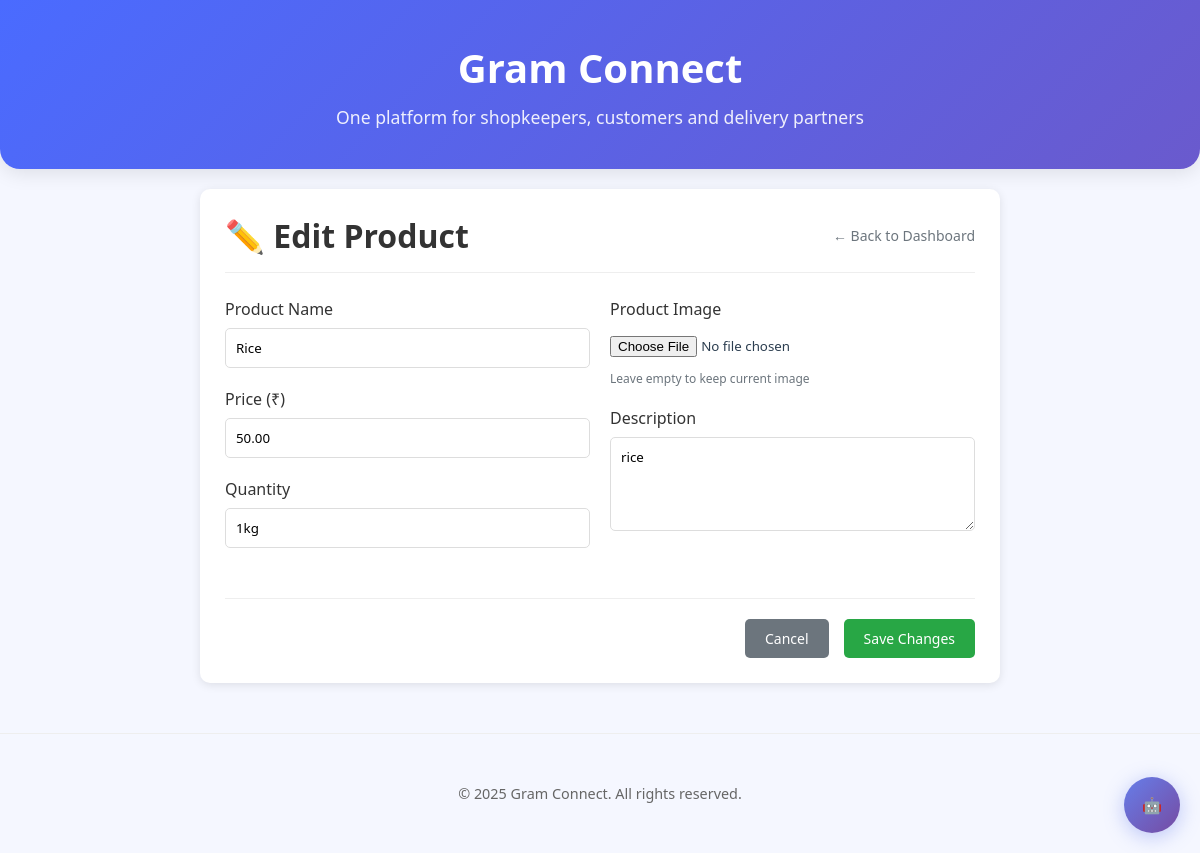
/shopkeeper/product/edit/16/ (signed in), run on the app's committed database.
### members/models.py (models this page shows, shortened)
class Product(models.Model):
    shopkeeper = models.ForeignKey(Shopkeeper, on_delete=models.CASCADE)
    name = models.CharField(max_length=100)
    image = models.ImageField(upload_to='product_images/', blank=True, null=True)
    price = models.DecimalField(max_digits=10, decimal_places=2)
    quantity = models.CharField(max_length=50)
    description = models.TextField()

### members/views.py (the view, shortened to what this page needs)
# urls.py: path('shopkeeper/product/edit/<int:product_id>/', views.edit_product, name='edit_product'),
def edit_product(request, product_id):
    if 'shopkeeper_id' not in request.session or request.session.get('user_type') != 'shopkeeper':
        messages.error(request, 'Please login as shopkeeper to edit products.')
        return redirect('shopkeeper_login')
    shopkeeper_id = request.session['shopkeeper_id']
    shopkeeper = Shopkeeper.objects.get(id=shopkeeper_id)
    product = get_object_or_404(Product, id=product_id, shopkeeper=shopkeeper)
    return render(request, 'shopkeeper/edit_product.html', {'product': product})

### templates/shopkeeper/edit_product.html (shortened to what this page needs)
{% extends "base.html" %}
{% block content %}
<div style="max-width: 800px; margin: 20px auto; background: white; padding: 25px; border-radius: 10px; box-shadow: 0 2px 10px rgba(0,0,0,0.1);">
    <div style="display: flex; justify-content: space-between; align-items: center; margin-bottom: 25px; border-bottom: 1px solid #eee; padding-bottom: 15px;">
        <h1 style="color: #333; margin: 0;">✏️ Edit Product</h1>
        <a href="{% url 'shopkeeper_dashboard' %}" style="color: #6c757d; text-decoration: none; font-size: 14px;">← Back to Dashboard</a>
    </div>
    <form method="post" enctype="multipart/form-data" style="display: grid; grid-template-columns: 1fr 1fr; gap: 20px;">
        <div>
            <div style="margin-bottom: 20px;">
                <label style="display: block; margin-bottom: 8px; color: #333; font-weight: 500;">Product Name</label>
                <input type="text" name="name" value="{{ product.name }}" required
                       style="width: 100%; padding: 10px; border: 1px solid #ddd; border-radius: 5px;">
            </div>
            <div style="margin-bottom: 20px;">
                <label style="display: block; margin-bottom: 8px; color: #333; font-weight: 500;">Price (₹)</label>
                <input type="number" name="price" value="{{ product.price }}" min="0.01" step="0.01" required
                       style="width: 100%; padding: 10px; border: 1px solid #ddd; border-radius: 5px;">
            </div>
            <div style="margin-bottom: 20px;">
                <label style="display: block; margin-bottom: 8px; color: #333; font-weight: 500;">Quantity</label>
                <input type="text" name="quantity" value="{{ product.quantity }}" required
                       placeholder="e.g., 1kg, 500ml, 10 pieces"
                       style="width: 100%; padding: 10px; border: 1px solid #ddd; border-radius: 5px;">
            </div>
        </div>
        <div>
            <div style="margin-bottom: 20px;">
                <label style="display: block; margin-bottom: 8px; color: #333; font-weight: 500;">Product Image</label>
                <input type="file" name="image" accept="image/*"
                       style="width: 100%; padding: 8px 0;">
                <p style="font-size: 12px; color: #6c757d; margin: 5px 0 0 0;">Leave empty to keep current image</p>
            </div>
            <div style="margin-bottom: 20px;">
                <label style="display: block; margin-bottom: 8px; color: #333; font-weight: 500;">Description</label>
                <textarea name="description" rows="4"
                          style="width: 100%; padding: 10px; border: 1px solid #ddd; border-radius: 5px; resize: vertical;">{{ product.description }}</textarea>
            </div>
        </div>
        <div style="grid-column: 1 / -1; display: flex; justify-content: flex-end; gap: 15px; margin-top: 10px; border-top: 1px solid #eee; padding-top: 20px;">
            <a href="{% url 'shopkeeper_dashboard' %}"
               style="background: #6c757d; color: white; padding: 10px 20px; border-radius: 5px; text-decoration: none; font-size: 14px;">
                Cancel
            </a>
            <button type="submit"
                    style="background: #28a745; color: white; padding: 10px 20px; border: none; border-radius: 5px; cursor: pointer; font-size: 14px;">
                Save Changes
            </button>
        </div>
    </form>
</div>
{% endblock %}

### static/gram.css (style rules this page uses)
:root { --primary: #4a6bff; --secondary: #ff6b6b; --accent: #4ad66d; --dark: #2c3e50; --light: #f8f9fa; }
* { margin: 0; padding: 0; box-sizing: border-box; font-family: 'Segoe UI', Tahoma, Geneva, Verdana, sans-serif; }
body { background-color: #f5f7ff; color: var(--dark); }

### data on the page
Product: name "Rice", price "50.00", quantity "1kg", description "rice"
